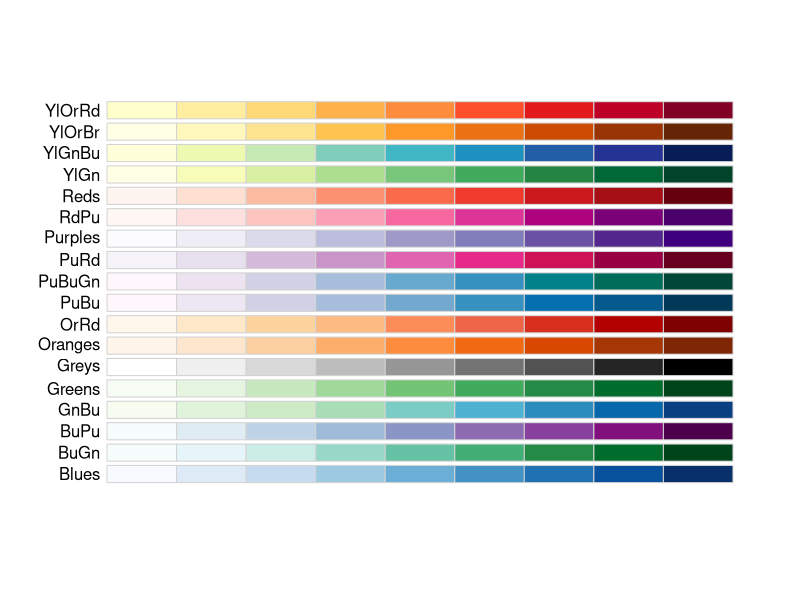
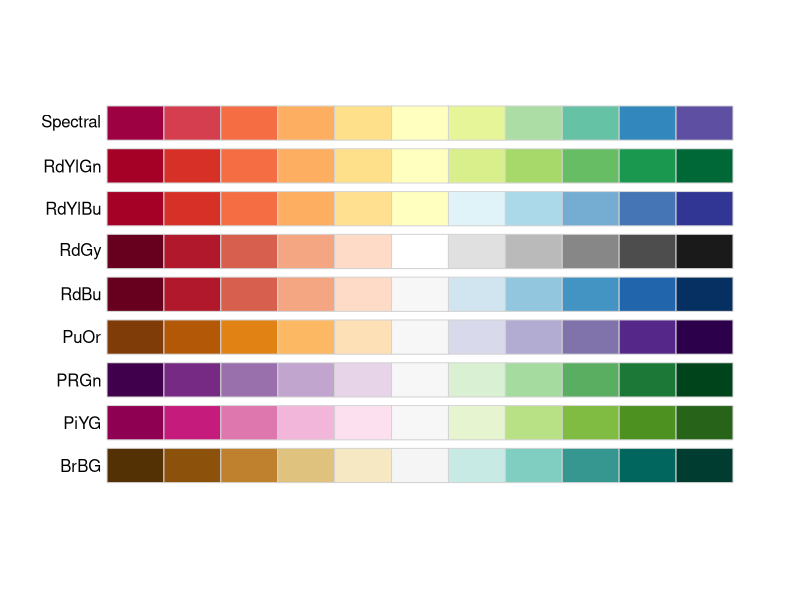
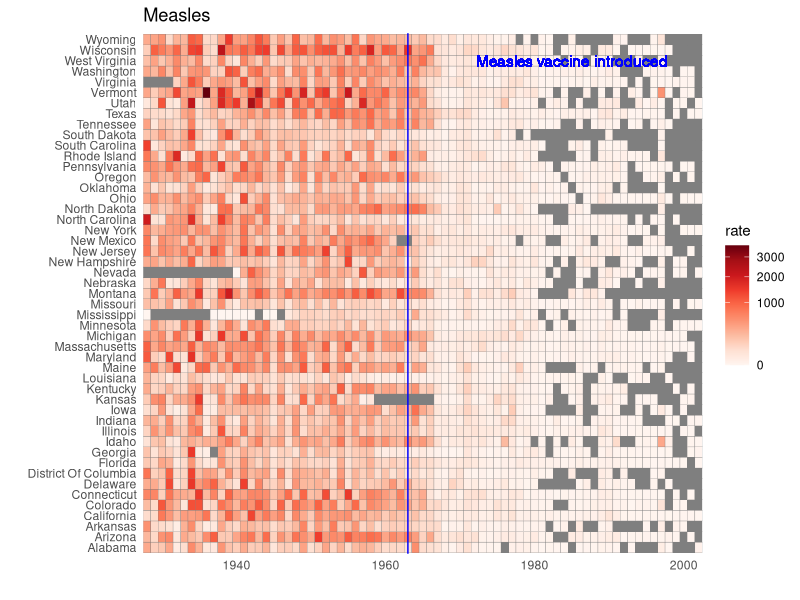

These figures' R source, in order:
## ---- chunk 1
library(tidyverse)
library(ggplot2)
library(dslabs)
data(us_contagious_diseases)
str(us_contagious_diseases)
## ---- chunk 2
the_disease <- "Measles"
dat <- us_contagious_diseases %>%
       filter(!state %in% c("Hawaii","Alaska") & disease == the_disease) %>%
       mutate(rate = (count / weeks_reporting) * 52 / (population / 100000)) 
## ---- chunk 3
library(RColorBrewer)
display.brewer.all(type = "seq")
## ---- chunk 4
library(RColorBrewer)
display.brewer.all(type="div")
## ---- chunk 5
dat %>% ggplot(aes(year, state,  fill = rate)) +
        geom_tile(color = "grey50") +
        scale_x_continuous(expand = c(0,0)) +
        scale_fill_gradientn(colors = brewer.pal(9, "Reds"), trans = "sqrt") +
        geom_vline(xintercept = 1963, col = "blue") +
        geom_text(x = 1985, 
                  y = "West Virginia", 
                  label = "Measles vaccine introduced",
                  color = "blue") +
        theme_minimal() +  
        theme(panel.grid = element_blank()) +
        ggtitle(the_disease) + 
        ylab("") + 
        xlab("")
